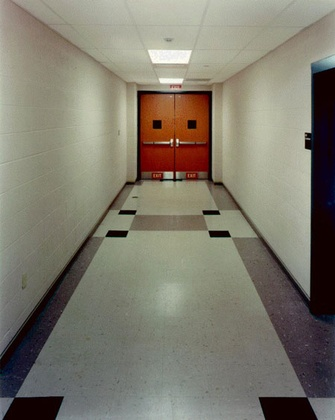
%> input picture Harris_4.jpg, 335 x 420 px, shrunk from 450 x 565 before the run
$ octave CVLab2_Q1.m   (GNU Octave 9; MATLAB toolbox functions it lacks are replaced by stand-ins)
%> lines starting %> are read from the running program, lines starting %| are printed output that depends on the picture
%%
% CLAB2 Task-1: Harris Corner Detector
% Yufei Gu (Your u65447614)
a = imread('Harris_4.jpg');
%> a is the input picture: size 420x335x3 uint8; mean R, G, B 126.5, 122.4, 109.2
bw = rgb2gray(a);
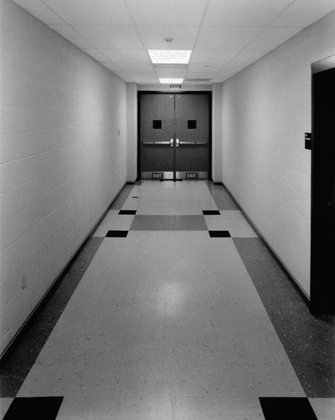
%> bw: size 420x335 uint8; min 0, max 254, mean 122.1
C = corner(bw,'harris');
%> C = 80 rows, first 12: [311 133; 178 141; 306 148; 307 134; 173 179; 311 151; 172 141; 128 232; 307 140; 171 143; 210 232; 230 237]

bw = double(bw);
%> bw: size 420x335 double

sigma = 1; thresh = 0.0005; % Parameters, add more if needed
% Derivative masks
dx = [-1 0 1; -1 0 1; -1 0 1];
dy = dx'; % dx is the transpose matrix of dy
% compute x and y derivatives of image
Ix = conv2(bw,dx,'same');
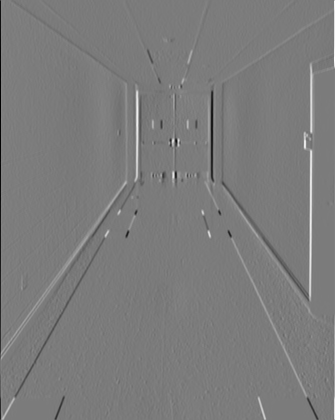
%> Ix: size 420x335 double; min -557, max 590, mean 0.9; drawn with min black and max white
Iy = conv2(bw,dy,'same');
g = fspecial('gaussian',max(1,fix(3*sigma)*2+1),sigma); %generate the Gaussian convolution kernel
Ix2 = conv2(Ix.^2,g,'same'); % x and x
Iy2 = conv2(Iy.^2,g,'same'); % y and y
Ixy = conv2(Ix.*Iy,g,'same'); % x and y
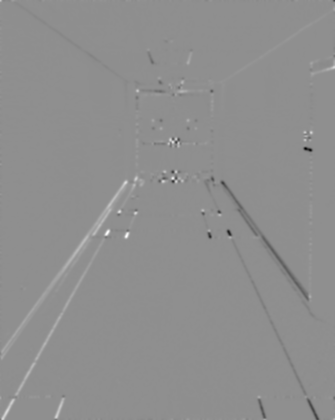
%> Ixy: size 420x335 double; min -42382.3, max 33185.1, mean 18.9; drawn with min black and max white

%%%%%%%%%%%%%%%%%%%%%%%%%%%%%%%%%%%%%%%%%%%%%%%%%%%%%%%%%
% Task: Compute the Harris Cornerness %
[m,n] = size(bw);
%> m = 420; n = 335
R = zeros(m,n);
k = 0.05;   %usually use between 0.04~0.06
for i = 1:m
    for j = 1:n
        M = [Ix2(i,j) Ixy(i,j) ; Ixy(i,j) Iy2(i,j)]; %calculation of M matrix which computed from image derivatives
        R(i,j) = det(M) - k*(trace(M))^2; %calculate R to judge if it is on the edge
    end
end
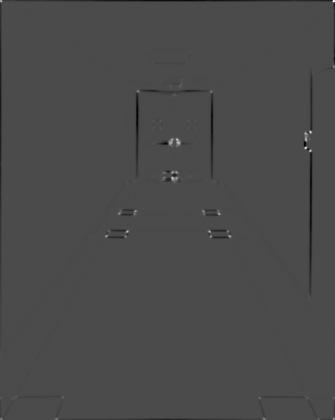
%> R: size 420x335 double; min -1.14e+09, max 2.74e+09, mean -8411390.1; drawn with min black and max white
%%%%%%%%%%%%%%%%%%%%%%%%%%%%%%%%%%%%%%%%%%%%%%%%%%%%%%%%%

% Task: Perform non-maximum suppression and %
% thresholding, return the N corner points %
% as an Nx2 matrix of x and y coordinates %
Rmax = max(max(R));
%> Rmax = 2.74e+09
t = thresh * Rmax; %Rmax * thresh as a threshold, judge if this point is corner
%> t = 1367730
for i = 1:m
    for j = 1:n
        if R(i,j) < t %compare with threhold
            R(i,j) = 0; %give 0 to the not corner point
        end
    end
end
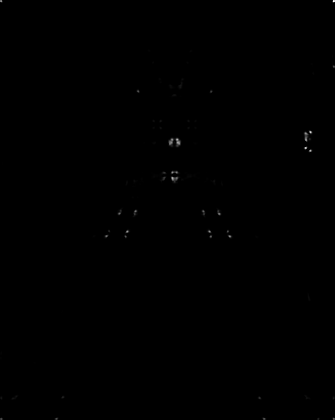
%> R: size 420x335 double; min 0, max 2.74e+09, mean 2429531; drawn with min black and max white
corner = imregionalmax(R); %identify the regional maxima
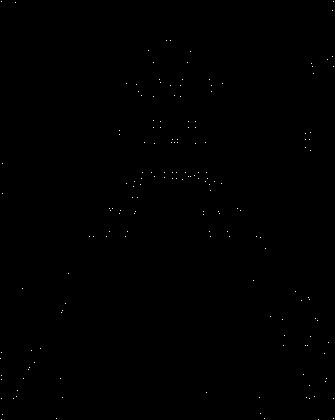
%> corner: size 420x335 logical; 0.12% white in thin lines or dots
[posr,posc] = find(corner == 1);% find the regional maxima point position
%> posr = 169 values from 2 to 420; posc = 169 values from 1 to 334


bw = uint8(bw);

figure;
subplot(1,2,1), imshow(bw), title('Harris'); %show the origin picture
hold on
for i = 1:length(posr)
    plot(posc(i), posr(i), 'r+'); %mark the corner in the picture with '+'

end
subplot(1,2,2), imshow(bw), title('inbuild');
hold on
plot(C(:,1),C(:,2),'r+');
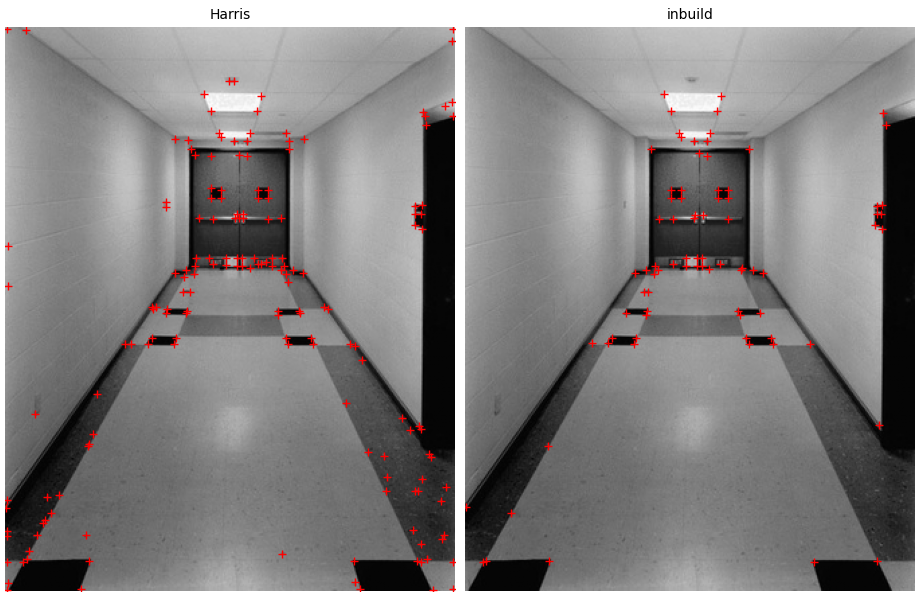
%> figure redrawn from the program's plot data, 2 panels

%%%%%%%%%%%%%%%%%%%%%%%%%%%%%%%%%%%%%%%%%%%%%%%%%%%%%%%%%
